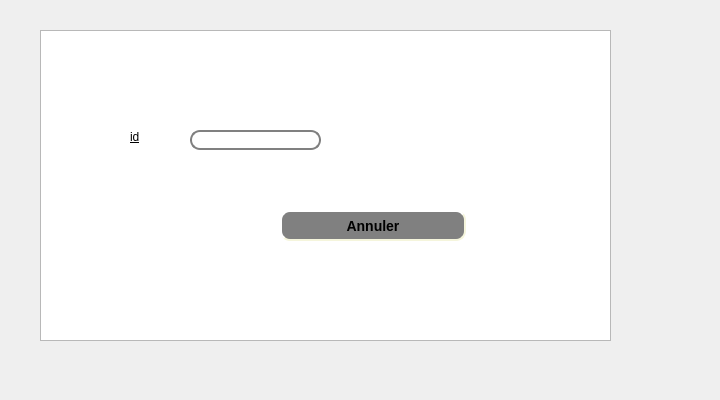
     <widget class="QWidget" name="tab_8">
      <attribute name="title">
       <string>annuler un conge</string>
      </attribute>
      <widget class="QTableView" name="tabemploye_6">
       <property name="geometry">
        <rect>
         <x>40</x>
         <y>30</y>
         <width>571</width>
         <height>311</height>
        </rect>
       </property>
      </widget>
      <widget class="QLineEdit" name="lineEdit_id_20">
       <property name="geometry">
        <rect>
         <x>190</x>
         <y>130</y>
         <width>131</width>
         <height>20</height>
        </rect>
       </property>
       <property name="styleSheet">
        <string notr="true">QLineEdit {
    border: 2px solid gray;
    border-radius: 10px;
    padding: 0 8px;
    background: white;
    selection-background-color: darkgray;
}</string>
       </property>
      </widget>
      <widget class="QPushButton" name="pb_ajouter_8">
       <property name="geometry">
        <rect>
         <x>280</x>
         <y>210</y>
         <width>186</width>
         <height>31</height>
        </rect>
       </property>
       <property name="styleSheet">
        <string notr="true">QPushButton#pb_ajouter_8{
    background-color: grey;
    border-style: outset;
    border-width: 2px;
    border-radius: 10px;
    border-color: beige;
    font: bold 14px;
    min-width: 10em;
    padding: 6px;
}
</string>
       </property>
       <property name="text">
        <string>Annuler</string>
       </property>
      </widget>
      <widget class="QLabel" name="label_29">
       <property name="geometry">
        <rect>
         <x>130</x>
         <y>130</y>
         <width>47</width>
         <height>13</height>
        </rect>
       </property>
       <property name="styleSheet">
        <string notr="true">font: 12pt &quot;Andalus&quot;;
text-decoration: underline;</string>
       </property>
       <property name="text">
        <string>id</string>
       </property>
      </widget>
      <widget class="QLabel" name="label_3">
       <property name="geometry">
        <rect>
         <x>0</x>
         <y>-1</y>
         <width>511</width>
         <height>301</height>
        </rect>
       </property>
       <property name="styleSheet">
        <string notr="true">background-image: url(:/bg.jpg);</string>
       </property>
       <property name="text">
        <string/>
       </property>
       <property name="pixmap">
        <pixmap>../60342173_2276972439287605_1529191567795945472_n.jpg</pixmap>
       </property>
      </widget>
      <widget class="QLabel" name="label_17">
       <property name="geometry">
        <rect>
         <x>-10</x>
         <y>-1</y>
         <width>711</width>
         <height>391</height>
        </rect>
       </property>
       <property name="text">
        <string/>
       </property>
       <property name="pixmap">
        <pixmap>../../Downloads/back.png</pixmap>
       </property>
      </widget>
      <zorder>label_17</zorder>
      <zorder>label_3</zorder>
      <zorder>tabemploye_6</zorder>
      <zorder>lineEdit_id_20</zorder>
      <zorder>pb_ajouter_8</zorder>
      <zorder>label_29</zorder>
     </widget>
